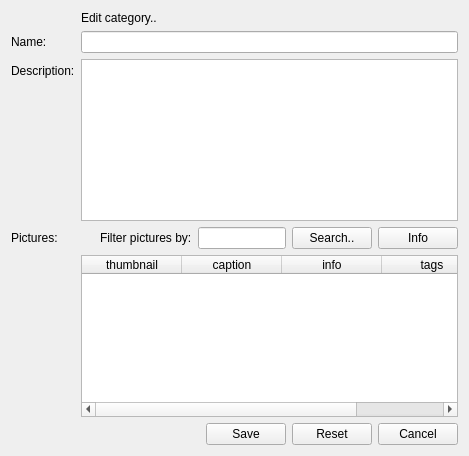
<?xml version="1.0" encoding="UTF-8"?>
<ui version="4.0">
 <class>category_edit_form</class>
 <widget class="QWidget" name="category_edit_form">
  <property name="geometry">
   <rect>
    <x>0</x>
    <y>0</y>
    <width>469</width>
    <height>456</height>
   </rect>
  </property>
  <property name="windowTitle">
   <string>Edit category</string>
  </property>
  <property name="initAction" stdset="0">
   <string>read</string>
  </property>
  <property name="id" stdset="0">
   <string notr="true">{global.id}</string>
  </property>
  <property name="doctype" stdset="0">
   <string notr="true">CategoryRequest.simpleForm</string>
  </property>
  <property name="rootelement" stdset="0">
   <string>category</string>
  </property>
  <layout class="QFormLayout" name="formLayout">
   <property name="fieldGrowthPolicy">
    <enum>QFormLayout::AllNonFixedFieldsGrow</enum>
   </property>
   <item row="1" column="0">
    <widget class="QLabel" name="label_name">
     <property name="text">
      <string>Name:</string>
     </property>
     <property name="buddy">
      <cstring>name</cstring>
     </property>
    </widget>
   </item>
   <item row="1" column="1">
    <widget class="QLineEdit" name="name">
     <property name="initialFocus" stdset="0">
      <bool>true</bool>
     </property>
     <property name="state" stdset="0">
      <string>{global.stateName}</string>
     </property>
    </widget>
   </item>
   <item row="2" column="0">
    <widget class="QLabel" name="label_description">
     <property name="text">
      <string>Description:</string>
     </property>
     <property name="buddy">
      <cstring>description</cstring>
     </property>
    </widget>
   </item>
   <item row="2" column="1">
    <widget class="QPlainTextEdit" name="description">
     <property name="state" stdset="0">
      <string>{global.stateDescription}</string>
     </property>
    </widget>
   </item>
   <item row="4" column="1">
    <widget class="QTableWidget" name="picture">
     <property name="horizontalScrollBarPolicy">
      <enum>Qt::ScrollBarAsNeeded</enum>
     </property>
     <property name="alternatingRowColors">
      <bool>true</bool>
     </property>
     <property name="selectionMode">
      <enum>QAbstractItemView::MultiSelection</enum>
     </property>
     <property name="selectionBehavior">
      <enum>QAbstractItemView::SelectRows</enum>
     </property>
     <property name="showGrid">
      <bool>true</bool>
     </property>
     <property name="gridStyle">
      <enum>Qt::DotLine</enum>
     </property>
     <property name="sortingEnabled">
      <bool>true</bool>
     </property>
     <property name="doctype" stdset="0">
      <string notr="true">PictureListRequest.simpleform</string>
     </property>
     <property name="rootelement" stdset="0">
      <string notr="true">picture</string>
     </property>
     <property name="search" stdset="0">
      <string notr="true">{search.text}</string>
     </property>
     <property name="action" stdset="0">
      <string notr="true">read</string>
     </property>
     <attribute name="horizontalHeaderShowSortIndicator" stdset="0">
      <bool>true</bool>
     </attribute>
     <attribute name="verticalHeaderStretchLastSection">
      <bool>false</bool>
     </attribute>
     <column>
      <property name="text">
       <string>thumbnail</string>
      </property>
     </column>
     <column>
      <property name="text">
       <string>caption</string>
      </property>
     </column>
     <column>
      <property name="text">
       <string>info</string>
      </property>
     </column>
     <column>
      <property name="text">
       <string>tags</string>
      </property>
     </column>
    </widget>
   </item>
   <item row="5" column="0" colspan="2">
    <layout class="QHBoxLayout" name="horizontalLayout">
     <item>
      <spacer name="horizontalSpacer">
       <property name="orientation">
        <enum>Qt::Horizontal</enum>
       </property>
       <property name="sizeHint" stdset="0">
        <size>
         <width>40</width>
         <height>20</height>
        </size>
       </property>
      </spacer>
     </item>
     <item>
      <widget class="QPushButton" name="save">
       <property name="text">
        <string>Save</string>
       </property>
       <property name="rootelement" stdset="0">
        <string notr="true">category</string>
       </property>
       <property name="doctype" stdset="0">
        <string notr="true">Category.simpleform</string>
       </property>
       <property name="action" stdset="0">
        <string notr="true">update</string>
       </property>
       <property name="form" stdset="0">
        <string notr="true">categories</string>
       </property>
       <property name="id" stdset="0">
        <string notr="true">{global.id}</string>
       </property>
      </widget>
     </item>
     <item>
      <widget class="QPushButton" name="reset">
       <property name="text">
        <string>Reset</string>
       </property>
       <property name="doctype" stdset="0">
        <string notr="true">CategoryRequest.simpleform</string>
       </property>
       <property name="rootelement" stdset="0">
        <string notr="true">category</string>
       </property>
       <property name="action" stdset="0">
        <string notr="true">read</string>
       </property>
       <property name="id" stdset="0">
        <string notr="true">{global.id}</string>
       </property>
      </widget>
     </item>
     <item>
      <widget class="QPushButton" name="cancel">
       <property name="text">
        <string>Cancel</string>
       </property>
       <property name="form" stdset="0">
        <string notr="true">categories</string>
       </property>
      </widget>
     </item>
    </layout>
   </item>
   <item row="3" column="1">
    <layout class="QHBoxLayout" name="horizontalLayout_2">
     <item>
      <spacer name="horizontalSpacer_2">
       <property name="orientation">
        <enum>Qt::Horizontal</enum>
       </property>
       <property name="sizeHint" stdset="0">
        <size>
         <width>40</width>
         <height>20</height>
        </size>
       </property>
      </spacer>
     </item>
     <item>
      <widget class="QLabel" name="label_2">
       <property name="text">
        <string>Filter pictures by:</string>
       </property>
      </widget>
     </item>
     <item>
      <widget class="QLineEdit" name="search"/>
     </item>
     <item>
      <widget class="QPushButton" name="searchButton">
       <property name="text">
        <string>Search..</string>
       </property>
       <property name="global.searchState" stdset="0">
        <string notr="true">{search.state}</string>
       </property>
       <property name="action" stdset="0">
        <string notr="true">picture.reload</string>
       </property>
      </widget>
     </item>
     <item>
      <widget class="QPushButton" name="infoButton">
       <property name="text">
        <string>Info</string>
       </property>
       <property name="form" stdset="0">
        <string notr="true">picture_info</string>
       </property>
       <property name="global.stateName" stdset="0">
        <string>{name.state}</string>
       </property>
       <property name="global.stateDescription" stdset="0">
        <string>{description.state}</string>
       </property>
       <property name="global.statePicture" stdset="0">
        <string>{picture.state}</string>
       </property>
       <property name="global.pictureId" stdset="0">
        <string notr="true">{picture.id}</string>
       </property>
      </widget>
     </item>
    </layout>
   </item>
   <item row="3" column="0">
    <widget class="QLabel" name="label">
     <property name="text">
      <string>Pictures:</string>
     </property>
     <property name="buddy">
      <cstring>picture</cstring>
     </property>
    </widget>
   </item>
   <item row="0" column="0">
    <widget class="QLabel" name="label_3">
     <property name="text">
      <string/>
     </property>
     <property name="pixmap">
      <pixmap resource="../qtclient.qrc">:/images/folder_edit.png</pixmap>
     </property>
    </widget>
   </item>
   <item row="0" column="1">
    <widget class="QLabel" name="label_4">
     <property name="text">
      <string>Edit category..</string>
     </property>
    </widget>
   </item>
  </layout>
 </widget>
 <tabstops>
  <tabstop>name</tabstop>
  <tabstop>description</tabstop>
  <tabstop>search</tabstop>
  <tabstop>searchButton</tabstop>
  <tabstop>picture</tabstop>
  <tabstop>save</tabstop>
  <tabstop>reset</tabstop>
  <tabstop>cancel</tabstop>
 </tabstops>
 <resources>
  <include location="../qtclient.qrc"/>
  <include location="../qtclient.qrc"/>
 </resources>
 <connections>
  <connection>
   <sender>search</sender>
   <signal>returnPressed()</signal>
   <receiver>searchButton</receiver>
   <slot>click()</slot>
   <hints>
    <hint type="sourcelabel">
     <x>296</x>
     <y>253</y>
    </hint>
    <hint type="destinationlabel">
     <x>377</x>
     <y>255</y>
    </hint>
   </hints>
  </connection>
  <connection>
   <sender>picture</sender>
   <signal>doubleClicked(QModelIndex)</signal>
   <receiver>infoButton</receiver>
   <slot>click()</slot>
   <hints>
    <hint type="sourcelabel">
     <x>432</x>
     <y>338</y>
    </hint>
    <hint type="destinationlabel">
     <x>419</x>
     <y>239</y>
    </hint>
   </hints>
  </connection>
 </connections>
</ui>
